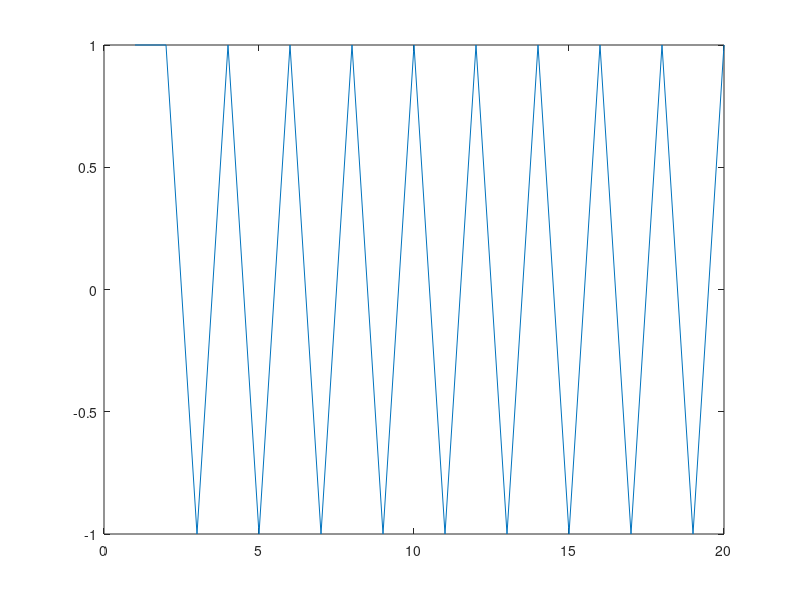

The MATLAB source for this figure:
flip_period=2

y=ones(1,20)
for t= 2:20
    if flip_period >0 && mod(t, flip_period) >= flip_period/2
         y(t)=-1
    end
end
plot(y)
